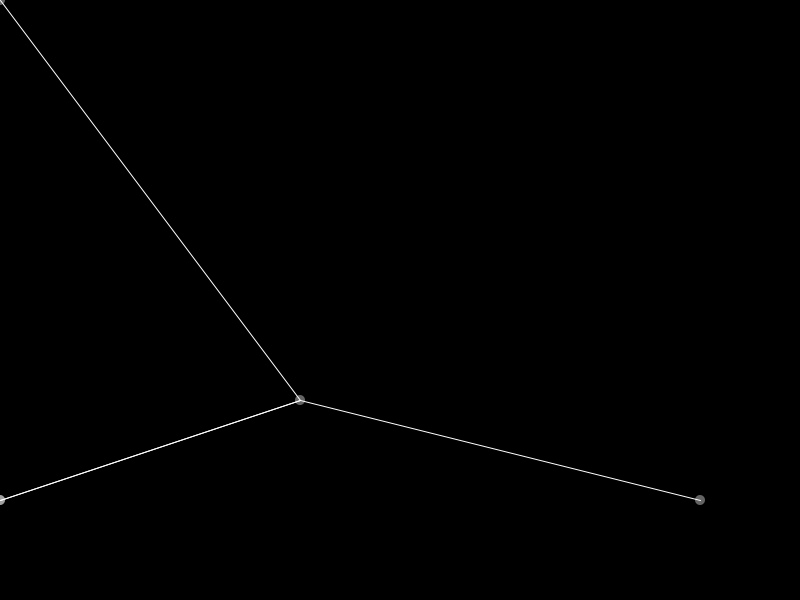
Frame 1 (no input)
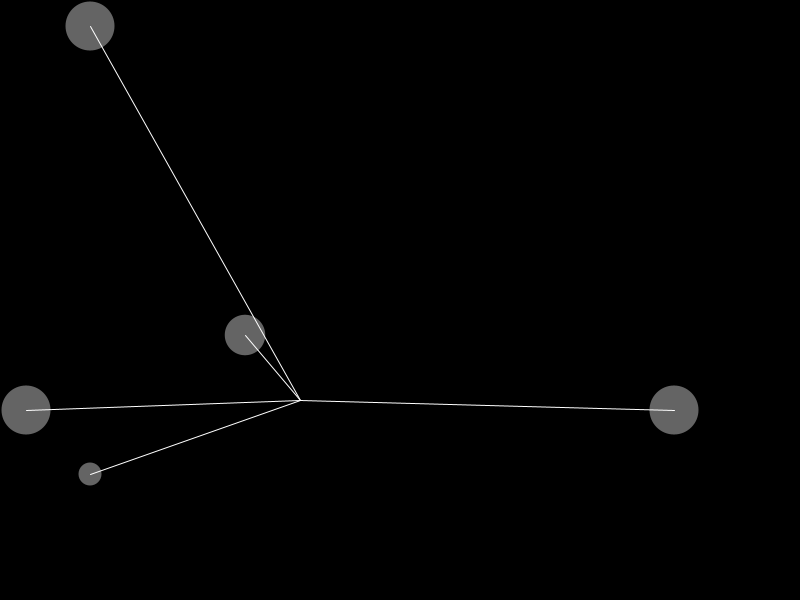
Frame 60 (the mouse pressed at the canvas centre just before this capture)
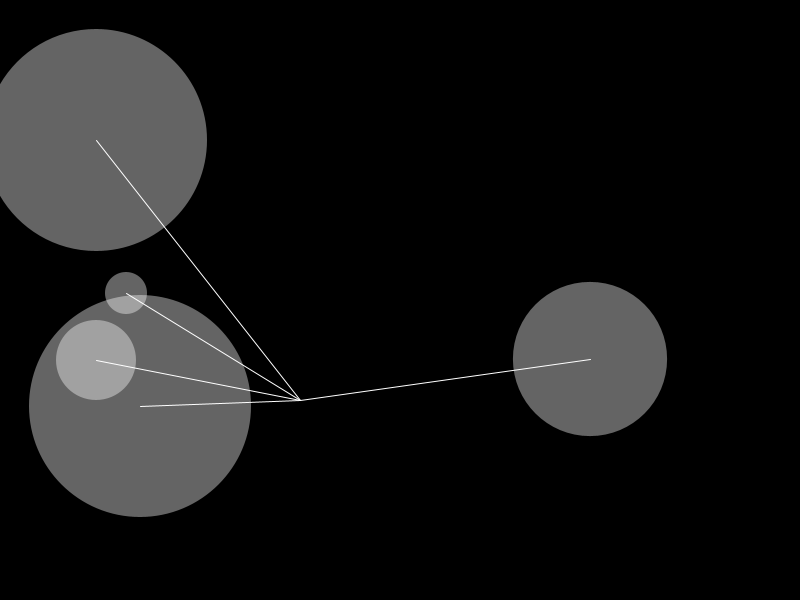
Frame 120 (the mouse held since frame 60 and released just before this capture)

The Processing sketch that drew these frames (run headless with seeded random() and noise(); from frame 60 on, the mouse is pressed at the canvas centre):

// Processing sketch: processing_130917
// ── processing_130917.pde

int x = 0;
int y = 0;
int speed = 2;
int state = 0;
float grow =  0;
int xa = 0;
int ya = 0;
int speeda = 2;
int statea = 0;
float growa = 0;
int xb = 0;
int yb = 0;
int speedb = 2;
int stateb = 0;
float growb = 0;
int xc = 0;
int yc = 0;
int speedc = 2;
int statec = 0;
float growc =  0;
int xd = 0;
int yd = 0;
int speedd = 2;
int stated = 0;
float growd =  0;

void setup(){
  size (800,600);
}

void draw(){
  background(0);

  swag();
  gucci();
  bandana();
  chain();
  swaggy();
  
} 

 
void swag(){



noStroke();
  fill(255,100);
  ellipse(x,y,10+grow,10+grow);
  stroke(255);
  line(300,400,x,y);
  if (state == 0){
    x=x+speed;
    if (x > 100-10){
        x = 100-10;
        state=1;
      }
    }
    else if (state ==1){
      y=y+speed;
      grow=grow+3;
      if ( y > 150-10){
        y= 150 - 10;
        state = 2;
      }
    } else if (state == 2){
      x = x + speed +1;
      grow=grow-.5;
      if (x > 450){
        x=x+ speed;
        state=3;
      }
     
    } else if (state == 3) {
      y = y + speed;
      grow=grow+1;
      if (y > 500){
        y = y + speed;
        state = 4;
      }
    } else if (state == 4){
      x = x - speed;
      grow=grow-1;
      if ( x < 0){
        x = x +speed;
        state=5;
      }
    } else if (state == 5){
      y = y - speed;
      grow=grow-.5;
      if (y < 0){
        y = y + speed;
        state= 1;
      }
    } 
  
}

void gucci(){
  noStroke();
  fill(255,100);
  ellipse(xa,500-ya,10+growa,10+growa);
  stroke(255);
  line(300,400,xa,500-ya);
  if (statea == 0){
    xa=xa+speeda;
    if (xa > 100-10){
        xa = 100-10;
        statea=1;
      }
    }
    else if (statea ==1){
      ya=ya+speeda;
      growa=growa+1;
      if (ya > 150-10){
        ya= 150 - 10;
        statea = 2;
      }
    } else if (statea == 2){
      xa = xa + speeda +1;
      growa=growa-.5;
      if (xa > 450){
        xa=xa+ speeda;
        statea=3;
      }
     
    } else if (statea == 3){
      ya = ya + speeda;
      growa=growa-1;
      if (ya > 200){
        ya = 200;
        statea = 4;
        
       }
    }
      else if (statea == 4){
       xa = xa - speeda;
       growa=growa+1;
       if (xa < 0){
         xa = xa + speeda;
         statea = 5;
         
       }
      } else if(statea == 5){
         ya = ya - speeda;
         growa=growa-3;
         if (ya < 100){
           ya = ya - speeda;
           statea = 1;
     }}
     
}
 

void bandana(){
noStroke();
  fill(255,100);
  ellipse(xb,500-yb,10+growb,10+growb);
  stroke(255);
  line(300,400,xb,500-yb);
  if (stateb == 0){
    yb=yb+speedb;
    if (yb > 100-10){
        yb = 100-10;
        stateb=1;
      }
    }
    else if (stateb ==1){
      xb=xb+speedb;
      growb=growb+3;
      if ( xb > 150-10){
        xb= 150 - 10;
        stateb = 2;
      }
    } else if (stateb == 2){
      yb = yb + speedb;
      growb=growb-.5;
      if (yb > 450){
        yb=yb+ speedb;
        stateb=3;
      }
     
    } else if (stateb == 3){
      xb = xb + speedb;
      growb=growb +.5;
      if (xb > 500){
        xb = xb + speedb;
        stateb = 4;
      }
    } else if (stateb == 4){
      yb = yb - speedb;
      growb = growb - .5;
      if( 500-yb > 500){
        yb =yb + speedb;
        stateb =5;
        
       }
     } else  if (stateb == 5){
       xb = xb - speedb;
       growb = growb -.4;
       if (xb < 0){
         xb = xb + speedb;
         stateb=1;
       }}
       
}


void chain(){

noStroke();
  fill(255,100);
  ellipse(700-xc,500-yc,10+growc,10+growc);
  stroke(255);
  line(300,400,700-xc,500-yc);
  if (statec == 0){
    yc=yc+speedc;
    if (yc > 100-10){
        yc = 100-10;
        statec=1;
      }
    }
    else if (statec ==1){
      xc=xc+speedc;
      growc=growc+3;
      if ( xc > 120-10){
        xc= 120 - 10;
        statec = 2;
      }
    } else if (statec == 2){
      yc = yc + speedc+1;
      growc=growc-1.4;
      if (yc > 400){
        yc=yc+ speedc;
        statec=3;
      }
     
    } else if (statec == 3){
      xc = xc + speedc;
     growc = growc + 1;
    if (700-xc < 100){
      xc=xc+speedc;
    statec = 4;
    }
    
  } else if (statec == 4){
      yc = yc - speedc;
      growc = growc -.5;
      if ( 500-yc > 500){
        yc = yc - speedc;
        statec = 5;
      }
    } else if (statec == 5){
      xc = xc - speedc;
      growc= growc -.45;
      if (700-xc>700){
        xc = xc - speedc;
        statec =1;
      }}
}

  

void swaggy(){
  noStroke();
  fill(255,100);
  ellipse(300-xd,400-yd,10+growd,10+growd);
  stroke(255);
  line(300,400,300-xd,400-yd);
  if (stated == 0){
    xd=xd+speedd;
    if (xd > 50-10){
        xd = 50-10;
        stated=1;
      }
    }
    else if (stated ==1){
      yd=yd+speedd;
      growd=growd+1;
      if ( yd > 75-10){
        yd= 75 - 10;
        stated = 2;
      }
    } else if (stated == 2){
      xd = xd + speedd +1;
      growd=growd-.5;
      if (xd > 170){
        xd=xd+ speedd;
        stated=3;
      }
     
    } else if (stated == 3) {
      yd = yd + speedd;
      growd=growd+1;
      if (400-yd < 100){
        yd = yd + speedd;
        stated = 4;
      }
    } else if (stated == 4) {
      xd = xd - speedd;
      growd=growd-.5;
      if (300-xd > 300){
        xd = xd - speedd;
        stated = 5;
      }
    } else if (stated == 5) {
      yd = yd - speedd;
      growd=growd-.5;
      if (400-yd > 400){
        yd = yd + speedd;
        stated =1;
      }}
    
    }
